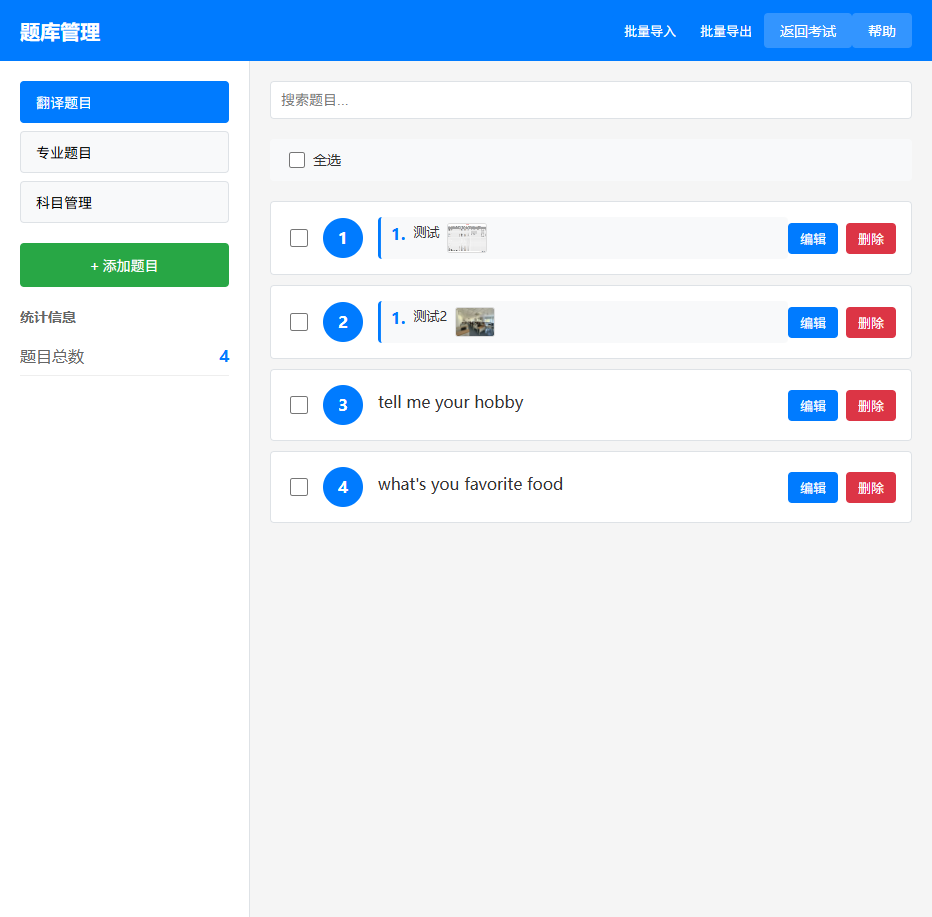
#> input picture backend/assets/frontend/assets/database-editor-main-D8bEqx9I.png, 932 x 917 px
$ python -i upload.py   (imports and definitions only)
#> lines starting #> are read from the running program, lines starting #| are printed output that depends on the picture
"""
图片上传模块
"""

import os
import time
from flask import Blueprint, request, send_from_directory
from werkzeug.utils import secure_filename
from PIL import Image
from ..common.utils import format_response

# [1 line that did not run here, left out]

UPLOAD_FOLDER = os.path.join(os.path.dirname(os.path.dirname(os.path.dirname(__file__))), 'static', 'uploads')
THUMBNAIL_FOLDER = os.path.join(UPLOAD_FOLDER, 'thumbs')
ALLOWED_EXTENSIONS = {'png', 'jpg', 'jpeg', 'gif', 'webp', 'bmp'}
MAX_FILE_SIZE = 5 * 1024 * 1024  # 5MB
# [2 lines not run here, left out]


def allowed_file(filename):
    """检查文件类型是否允许"""
    return '.' in filename and filename.rsplit('.', 1)[1].lower() in ALLOWED_EXTENSIONS


def create_thumbnail(source_path, target_path):
#> called with target_path = 'out.png'
    image = Image.open(source_path)
#> image is the input picture: PIL image 932x917 RGB; mean R, G, B 224.9, 235.8, 246.3
    image.thumbnail((320, 320), Image.Resampling.LANCZOS)
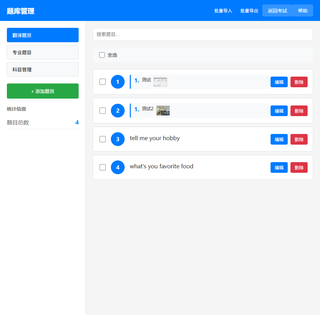
#> image: PIL image 320x315 RGB; mean R, G, B 224.9, 235.6, 246.2
    ext = os.path.splitext(target_path)[1].lower()
    save_format_map = {
        '.jpg': 'JPEG',
        '.jpeg': 'JPEG',
        '.png': 'PNG',
        '.gif': 'GIF',
        '.webp': 'WEBP',
        '.bmp': 'BMP'
    }
    save_format = save_format_map.get(ext, 'JPEG')
    if ext in ['.jpg', '.jpeg'] and image.mode in ['RGBA', 'LA', 'P']:
        background = Image.new('RGB', image.size, (255, 255, 255))
        if image.mode in ['RGBA', 'LA']:
            background.paste(image, mask=image.split()[-1])
        else:
            background.paste(image.convert('RGBA'), mask=image.convert('RGBA').split()[-1])
        image = background
    if save_format == 'JPEG' and image.mode in ['RGBA', 'LA', 'P']:
        background = Image.new('RGB', image.size, (255, 255, 255))
        if image.mode in ['RGBA', 'LA']:
            background.paste(image, mask=image.split()[-1])
        else:
            rgba = image.convert('RGBA')
            background.paste(rgba, mask=rgba.split()[-1])
        image = background
    image.save(target_path, format=save_format, optimize=True, quality=80)


# [69 lines that did not run here, left out]


# [49 lines that did not run here, left out]


# [4 lines that did not run here, left out]

>>> result = create_thumbnail('../../assets/frontend/assets/database-editor-main-D8bEqx9I.png', 'out.png')

$ run again, on backend/assets/frontend/assets/export-exam-main-B0FC5tyH.png
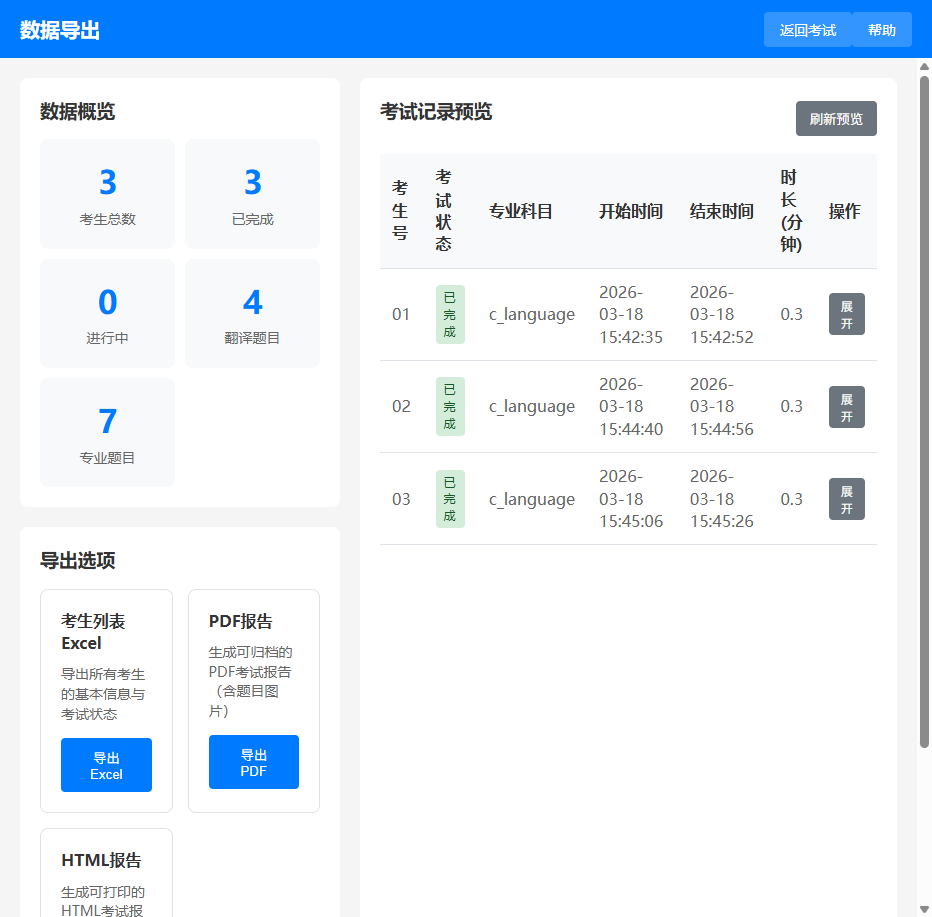
#> input picture backend/assets/frontend/assets/export-exam-main-B0FC5tyH.png, 932 x 917 px
#> in create_thumbnail, image is the input picture: PIL image 932x917 RGB; mean R, G, B 229.1, 238.4, 248.1
#> in create_thumbnail, `image.thumbnail((320, 320), Image.Resampling.LANCZOS)`:
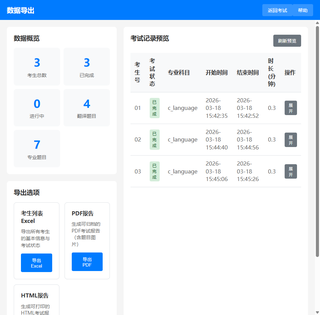
#> image: PIL image 320x315 RGB; mean R, G, B 228.9, 238.2, 247.9
